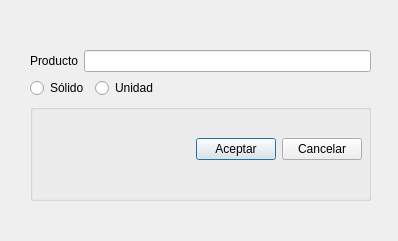
<?xml version="1.0" encoding="UTF-8"?>
<ui version="4.0">
 <class>form_product</class>
 <widget class="QDialog" name="form_product">
  <property name="geometry">
   <rect>
    <x>0</x>
    <y>0</y>
    <width>398</width>
    <height>241</height>
   </rect>
  </property>
  <property name="windowTitle">
   <string>Dialog</string>
  </property>
  <widget class="QWidget" name="layoutWidget">
   <property name="geometry">
    <rect>
     <x>30</x>
     <y>50</y>
     <width>341</width>
     <height>151</height>
    </rect>
   </property>
   <layout class="QVBoxLayout" name="verticalLayout_2">
    <item>
     <layout class="QVBoxLayout" name="verticalLayout">
      <item>
       <layout class="QHBoxLayout" name="horizontalLayout">
        <item>
         <widget class="QLabel" name="label">
          <property name="text">
           <string>Producto</string>
          </property>
         </widget>
        </item>
        <item>
         <widget class="QLineEdit" name="le_product"/>
        </item>
       </layout>
      </item>
      <item>
       <layout class="QHBoxLayout" name="horizontalLayout_2">
        <item>
         <widget class="QRadioButton" name="rb_solido">
          <property name="text">
           <string>Sólido</string>
          </property>
         </widget>
        </item>
        <item>
         <widget class="QRadioButton" name="rb_unidad">
          <property name="text">
           <string>Unidad</string>
          </property>
         </widget>
        </item>
        <item>
         <spacer name="horizontalSpacer">
          <property name="orientation">
           <enum>Qt::Horizontal</enum>
          </property>
          <property name="sizeHint" stdset="0">
           <size>
            <width>40</width>
            <height>20</height>
           </size>
          </property>
         </spacer>
        </item>
       </layout>
      </item>
     </layout>
    </item>
    <item>
     <widget class="QGroupBox" name="groupBox">
      <property name="title">
       <string/>
      </property>
      <widget class="QWidget" name="layoutWidget">
       <property name="geometry">
        <rect>
         <x>1</x>
         <y>30</y>
         <width>331</width>
         <height>30</height>
        </rect>
       </property>
       <layout class="QHBoxLayout" name="horizontalLayout_3">
        <item>
         <spacer name="horizontalSpacer_2">
          <property name="orientation">
           <enum>Qt::Horizontal</enum>
          </property>
          <property name="sizeHint" stdset="0">
           <size>
            <width>40</width>
            <height>20</height>
           </size>
          </property>
         </spacer>
        </item>
        <item>
         <widget class="QPushButton" name="pb_accept">
          <property name="text">
           <string>Aceptar</string>
          </property>
         </widget>
        </item>
        <item>
         <widget class="QPushButton" name="pb_cancel">
          <property name="text">
           <string>Cancelar</string>
          </property>
         </widget>
        </item>
       </layout>
      </widget>
     </widget>
    </item>
   </layout>
  </widget>
 </widget>
 <resources/>
 <connections/>
</ui>
